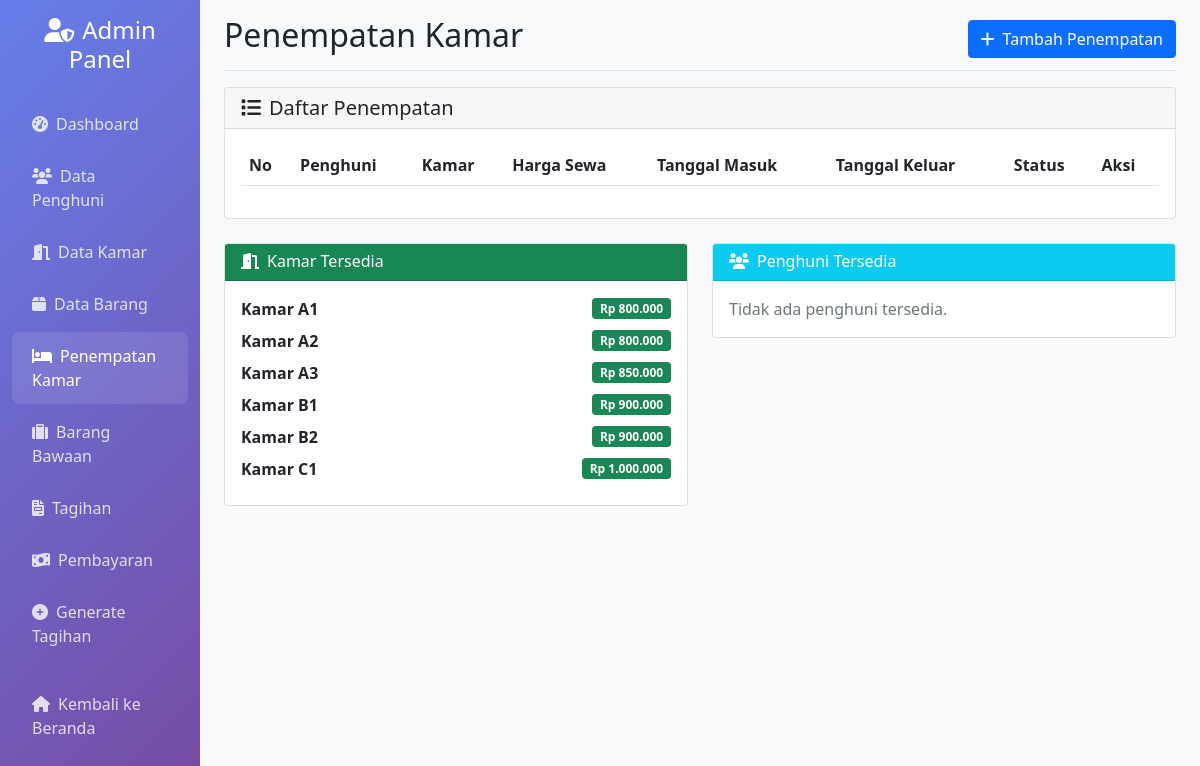
The page /admin/penempatan.php on the database its author committed.
### tables this page shows
CREATE TABLE tb_kamar (
    id INT AUTO_INCREMENT PRIMARY KEY,
    nomor VARCHAR(10) UNIQUE NOT NULL,
    harga DECIMAL(10,2) NOT NULL
);

### admin/penempatan.php (the view, shortened to what this page needs)
<?php
require_once '../config/database.php';
$stmt = $pdo->query("
    SELECT k.id, k.nomor, k.harga
    FROM tb_kamar k
    LEFT JOIN tb_kmr_penghuni kp ON k.id = kp.id_kamar AND kp.tgl_keluar IS NULL
    WHERE kp.id IS NULL
    ORDER BY k.nomor
");
$available_rooms = $stmt->fetchAll();
$stmt = $pdo->query("
    SELECT p.id, p.nama, p.no_hp
    FROM tb_penghuni p
    LEFT JOIN tb_kmr_penghuni kp ON p.id = kp.id_penghuni AND kp.tgl_keluar IS NULL
    WHERE p.tgl_keluar IS NULL AND kp.id IS NULL
    ORDER BY p.nama
");
$available_tenants = $stmt->fetchAll();
?>
<!DOCTYPE html>
<html lang="id">
<head>
    <link href="https://cdn.jsdelivr.net/npm/bootstrap@5.1.3/dist/css/bootstrap.min.css" rel="stylesheet">
    <link href="https://cdnjs.cloudflare.com/ajax/libs/font-awesome/6.0.0/css/all.min.css" rel="stylesheet">
</head>
<body>
    <div class="container-fluid">
        <div class="row">
            <nav class="col-md-3 col-lg-2 d-md-block sidebar collapse">
                <div class="position-sticky pt-3">
                    <div class="text-center mb-4">
                        <h4 class="text-white">
                            <i class="fas fa-user-shield me-2"></i>Admin Panel
                        </h4>
                    </div>
                    <ul class="nav flex-column">
                        <li class="nav-item">
                            <a class="nav-link" href="index.php">
                                <i class="fas fa-tachometer-alt me-2"></i>Dashboard
                            </a>
                        </li>
                        <li class="nav-item">
                            <a class="nav-link" href="penghuni.php">
                                <i class="fas fa-users me-2"></i>Data Penghuni
                            </a>
                        </li>
                        <li class="nav-item">
                            <a class="nav-link" href="kamar.php">
                                <i class="fas fa-door-open me-2"></i>Data Kamar
                            </a>
                        </li>
                        <li class="nav-item">
                            <a class="nav-link" href="barang.php">
                                <i class="fas fa-box me-2"></i>Data Barang
                            </a>
                        </li>
                        <li class="nav-item">
                            <a class="nav-link active" href="penempatan.php">
                                <i class="fas fa-bed me-2"></i>Penempatan Kamar
                            </a>
                        </li>
                        <li class="nav-item">
                            <a class="nav-link" href="barang_bawaan.php">
                                <i class="fas fa-suitcase me-2"></i>Barang Bawaan
                            </a>
                        </li>
                        <li class="nav-item">
                            <a class="nav-link" href="tagihan.php">
                                <i class="fas fa-file-invoice me-2"></i>Tagihan
                            </a>
                        </li>
                        <li class="nav-item">
                            <a class="nav-link" href="pembayaran.php">
                                <i class="fas fa-money-bill-wave me-2"></i>Pembayaran
                            </a>
                        </li>
                        <li class="nav-item">
                            <a class="nav-link" href="generate_tagihan.php">
                                <i class="fas fa-plus-circle me-2"></i>Generate Tagihan
                            </a>
                        </li>
                        <li class="nav-item mt-3">
                            <a class="nav-link" href="../index.php">
                                <i class="fas fa-home me-2"></i>Kembali ke Beranda
                            </a>
                        </li>
                    </ul>
                </div>
            </nav>
            <main class="col-md-9 ms-sm-auto col-lg-10 px-md-4 main-content">
                <div class="d-flex justify-content-between flex-wrap flex-md-nowrap align-items-center pt-3 pb-2 mb-3 border-bottom">
                    <h1 class="h2">Penempatan Kamar</h1>
                    <div class="btn-toolbar mb-2 mb-md-0">
                        <button type="button" class="btn btn-primary" data-bs-toggle="modal" data-bs-target="#addModal">
                            <i class="fas fa-plus me-2"></i>Tambah Penempatan
                        </button>
                    </div>
                </div>
                <div class="card">
                    <div class="card-header">
                        <h5 class="card-title mb-0">
                            <i class="fas fa-list me-2"></i>Daftar Penempatan
                        </h5>
                    </div>
                    <div class="card-body">
                        <div class="table-responsive">
                            <table class="table table-hover">
                                <thead>
                                    <tr>
                                        <th>No</th>
                                        <th>Penghuni</th>
                                        <th>Kamar</th>
                                        <th>Harga Sewa</th>
                                        <th>Tanggal Masuk</th>
                                        <th>Tanggal Keluar</th>
                                        <th>Status</th>
                                        <th>Aksi</th>
                                    </tr>
                                </thead>
                            </table>
                        </div>
                    </div>
                </div>
                <div class="row mt-4">
                    <div class="col-md-6">
                        <div class="card">
                            <div class="card-header bg-success text-white">
                                <h6 class="card-title mb-0">
                                    <i class="fas fa-door-open me-2"></i>Kamar Tersedia
                                </h6>
                            </div>
                            <div class="card-body">
                                <?php if (empty($available_rooms)): ?>
                                    <p class="text-muted mb-0">Tidak ada kamar tersedia.</p>
                                <?php else: ?>
                                    <?php foreach ($available_rooms as $room): ?>
                                        <div class="d-flex justify-content-between align-items-center mb-2">
                                            <span class="fw-bold">Kamar <?= htmlspecialchars($room['nomor']) ?></span>
                                            <span class="badge bg-success">Rp <?= number_format($room['harga'], 0, ',', '.') ?></span>
                                        </div>
                                    <?php endforeach; ?>
                                <?php endif; ?>
                            </div>
                        </div>
                    </div>
                    <div class="col-md-6">
                        <div class="card">
                            <div class="card-header bg-info text-white">
                                <h6 class="card-title mb-0">
                                    <i class="fas fa-users me-2"></i>Penghuni Tersedia
                                </h6>
                            </div>
                            <div class="card-body">
                                <?php if (empty($available_tenants)): ?>
                                    <p class="text-muted mb-0">Tidak ada penghuni tersedia.</p>
                                <?php endif; ?>
                            </div>
                        </div>
                    </div>
                </div>
            </main>
        </div>
    </div>
</body>
</html>

### admin/penempatan.php (style rules this page uses)
.sidebar { min-height: 100vh; background: linear-gradient(135deg, #667eea 0%, #764ba2 100%); }
.sidebar .nav-link { color: rgba(255,255,255,0.8); padding: 12px 20px; border-radius: 8px; margin: 2px 0; transition: all 0.3s ease; }
.sidebar .nav-link:hover, .sidebar .nav-link.active { color: white; background: rgba(255,255,255,0.1); }
.main-content { background-color: #f8f9fa; }

### rows shown on the page
tb_kamar: nomor "A1", harga "800.000"
tb_kamar: nomor "A2", harga "800.000"
tb_kamar: nomor "A3", harga "850.000"
tb_kamar: nomor "B1", harga "900.000"
tb_kamar: nomor "B2", harga "900.000"
tb_kamar: nomor "C1", harga "1.000.000"
